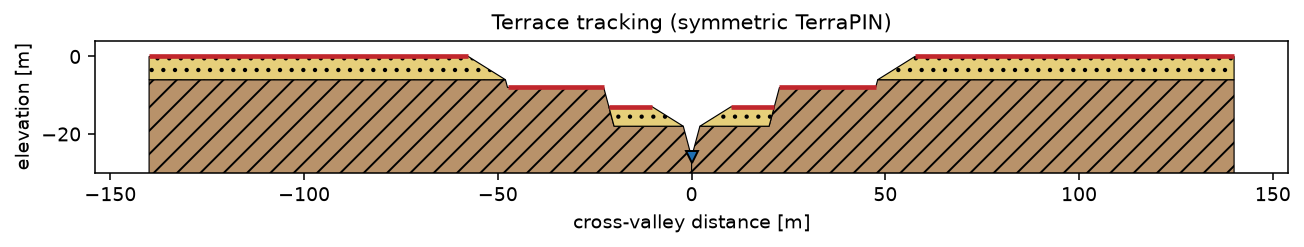

Source code (Python):
#! /usr/bin/env python
"""
Worked example: terrace and provenance tracking with the Terrapin state object.

Drives the Terrapin class -- not the bare geometry functions -- through a
cut / plane / fill / re-cut history, tagging each operation with the time it
happened, and then reads the terraces back out with terraces(). It renders the
final cross-section twice from the same state:

    terrace_tracking.png        the section with the terrace benches marked
    terrace_tracking_aged.png   the same, with each bench labelled by its age

The point the labelled figure makes: a terrace's age is the age at which its
surface was ABANDONED -- when the river left it behind -- and nothing else. The
deposit a terrace is cut on carries its own, separate deposition age (see the
`deposit_age` field printed below); that belongs to the deposit, not the
terrace. Planation both cuts a strath and abandons it as the river sweeps on, so
a strath's age is naturally the sweep's span; a fill terrace is abandoned in the
instant the river re-incises below it.

The unit models one valley wall, mirrored about the channel (x = 0) to read as a
full symmetric valley.

Run in the dedicated environment:
    conda run -n terrapin python examples/terrace_tracking.py
"""
import os
import sys

import matplotlib
matplotlib.use("Agg")
import matplotlib.pyplot as plt
from shapely.geometry import box

sys.path.insert(0, os.path.dirname(os.path.dirname(os.path.abspath(__file__))))
from terrapin import Terrapin

REPOSE = {"bedrock": 75.0, "alluvium": 32.0, "colluvium": 20.0}

# --- Initial condition: alluvium over bedrock, flat land surface at z = 0 ---
tp = Terrapin()
tp.set_bodies({"bedrock": box(-140.0, -80.0, 0.0, -6.0),
               "alluvium": box(-140.0, -6.0, 0.0, 0.0)})
tp.set_repose_angles(REPOSE)
tp.set_channel_elevation(0.0)

# --- A valley history, each step pinned in time by the caller ---
tp.incise(-8.0, age=5.0)                      # cut down; strand the land surface
tp.plane_laterally(95.0, age=(5.0, 8.0))      # plane a high, wide strath at -8 m
tp.set_channel_width(0.0)
tp.incise(-18.0, age=12.0)                     # re-incise; strand the -8 strath
tp.plane_laterally(40.0, age=(12.0, 15.0))    # plane a lower strath at -18 m
tp.aggrade(-13.0, age=22.0)                    # bury the -18 strath under a fill
tp.set_channel_width(0.0)
tp.incise(-26.0, age=33.0)                     # re-incise; strand the fill top

# --- What terraces survive, and with which ages? ---
print("terraces (channel now at %.0f m):" % tp.z_ch)
for t in tp.terraces():
    print("  %-7s at z=%6.1f m  (w=%4.1f m)  terrace age=%-10s  deposit age=%s"
          % (t["kind"], t["z"], t["width"], tp._fmt_age(t["age"]),
             tp._fmt_age(t["deposit_age"])))

# --- The same final state, drawn without and with age labels ---
here = os.path.dirname(os.path.abspath(__file__))
for label_ages, suffix in ((False, ""), (True, "_aged")):
    ax = tp.plot(label_ages=label_ages)
    ax.set_ylim(-30.0, 4.0)                    # focus on the terrace zone
    ax.figure.set_size_inches(11.0, 3.4)
    ax.set_title("Terrace tracking (symmetric TerraPIN)"
                 + (" -- ages = abandonment" if label_ages else ""),
                 fontsize=11)
    out = os.path.join(here, "terrace_tracking%s.png" % suffix)
    ax.figure.savefig(out, dpi=140, bbox_inches="tight")
    plt.close(ax.figure)
    print("wrote", out)
